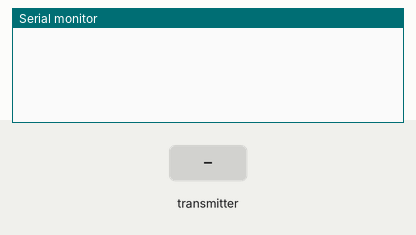
This program was run on a simulated ESP32. Parts: the last lines printed to the serial monitor. Inputs (shaded band) come from the test bench. WiFi joins after 1.5 s; servers stay silent unless stated.

Above: at 1.2 s.
1.3 s: the transmitter starts sending balance = 0
At 1.66 s:
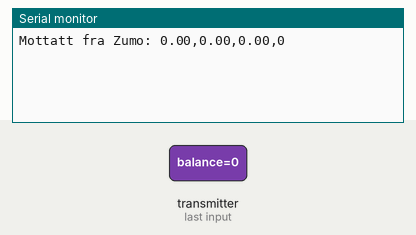
3.3 s: the transmitter starts sending speed = 25
At 3.66 s:
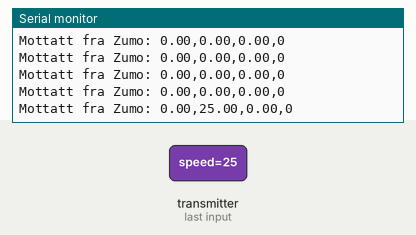
6.3 s: the transmitter starts sending batteryLevel = 25
At 6.66 s:
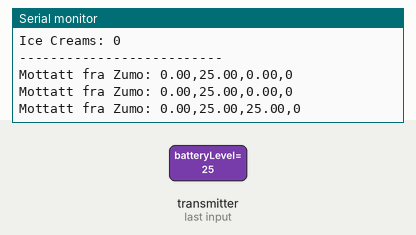
7.8 s: the transmitter starts sending balance = 100
At 8.16 s:
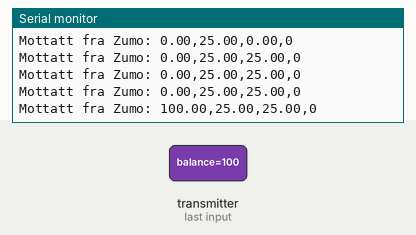
10.8 s: the transmitter starts sending iceCreams = 1024
At 11.16 s:
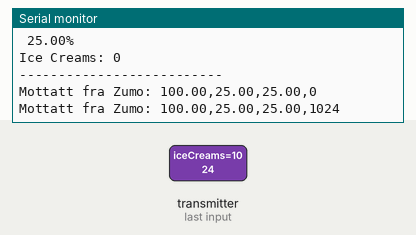
12.3 s: the transmitter starts sending speed = 100
At 12.66 s:
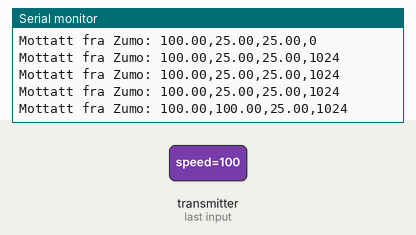
Timing chart, 0 to 15.3 s (numbered marks = the images above; inputs shaded):
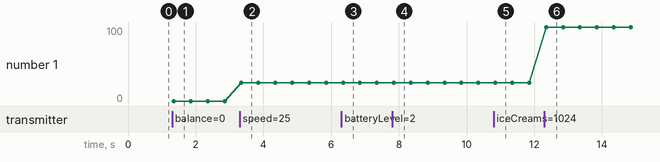

Measured:
- after the input at 1.3 s, the serial monitor: prints a new line after 0.05 s (image 1)
- after the input at 3.3 s, the serial monitor: prints a new line after 0.05 s (image 2)
- after the input at 6.3 s, the serial monitor: prints a new line after 0.05 s (image 3)
- after the input at 7.8 s, the serial monitor: prints a new line after 0.05 s (image 4)
- after the input at 10.8 s, the serial monitor: prints a new line after 0.05 s (image 5)
- after the input at 12.3 s, the serial monitor: prints a new line after 0.05 s (image 6)
- plotted number 1: 0 → 25 after the input at 3.3 s

The program:

main.cpp
```cpp
#include <esp_now.h>
#include <WiFi.h>
// #include <WebSocketsClient.h>

// WebSocketsClient webSocket;

// 1. MAC-ADRESSE TIL MOTTAKER
uint8_t zumoAddress[] = {0x84, 0x1F, 0xE8, 0x3A, 0x44, 0x28};
uint8_t lightAddress[] = {0x00, 0x4b, 0x12, 0x3c, 0x24, 0xc0};

void printIncomingData();

// Strukturer
typedef struct zumo_message {
    bool trafficLightGreen;
    char nextTurn;
    char posName;
} zumo_message;

typedef struct light_message {
    bool isGreen;
} light_message;

typedef struct receive_message {
    float balance;
    float speed;
    float batteryLevel;
    uint16_t iceCreams;
} receive_message;

zumo_message infoToZumo;
light_message infoToLight;
receive_message incomingInfo;
esp_now_peer_info_t peerInfo;

/*
// WebSocket Event Handler
void webSocketEvent(WStype_t type, uint8_t * payload, size_t length) {
  switch(type) {
    case WStype_DISCONNECTED:
      Serial.println("[WS] Disconnected!");
      break;
    case WStype_CONNECTED:
      Serial.println("[WS] Connected to RPi!");
      break;
    case WStype_TEXT:
      Serial.printf("[WS] Melding fra RPi: %s\n", payload);
      break;
  }
}
*/

// Callback når data er sendt
void OnDataSent(const uint8_t *mac_addr, esp_now_send_status_t status) {
  Serial.print("\r\nLast Packet Send Status:\t");
  Serial.println(status == ESP_NOW_SEND_SUCCESS ? "Delivery Success" : "Delivery Fail");
}

// Callback når data er mottatt
void OnDataRecv(const uint8_t * mac, const uint8_t *incomingData, int len) {
  memcpy(&incomingInfo, incomingData, sizeof(incomingInfo));

  // Serial.println-logikk for debugging
  String debugPayload = String(incomingInfo.balance) + "," +
                        String(incomingInfo.speed) + "," +
                        String(incomingInfo.batteryLevel) + "," +
                        String(incomingInfo.iceCreams);

  // webSocket.sendTXT(wsPayload);
  Serial.println("Mottatt fra Zumo: " + debugPayload);
}

void setup() {
  Serial.begin(115200);

  // WiFi mode må være STA for ESP-NOW
  WiFi.mode(WIFI_STA);

  /*
  WiFi.begin("Ditt_SSID", "Ditt_Passord");
  Serial.print("Kobler til WiFi...");
  while (WiFi.status() != WL_CONNECTED) {
    delay(500);
    Serial.print(".");
  }
  Serial.println("\nWiFi tilkoblet!");
  */

  // Initialiser ESP-NOW
  if (esp_now_init() != ESP_OK) {
    Serial.println("Error initializing ESP-NOW");
    return;
  }

  esp_now_register_send_cb(OnDataSent);
  esp_now_register_recv_cb(OnDataRecv);

  // Legg til peer
  memcpy(peerInfo.peer_addr, zumoAddress, 6);
  peerInfo.channel = 0;
  peerInfo.encrypt = false;
  if (esp_now_add_peer(&peerInfo) != ESP_OK) Serial.println("Feilet å legge til Zumo");

  // NYTT: Registrer Lyskryss som Peer
  memcpy(peerInfo.peer_addr, lightAddress, 6);
  if (esp_now_add_peer(&peerInfo) != ESP_OK) Serial.println("Feilet å legge til Lyskryss");

  /*
  // WebSocket setup
  webSocket.begin("192.168.x.x", 81, "/");
  webSocket.onEvent(webSocketEvent);
  webSocket.setReconnectInterval(5000);
  */
}

void loop() {
  // webSocket.loop();

  // Oppdater data som skal sendes


  static unsigned long lastSend = 0;
  if (millis() - lastSend > 5000) {
    lastSend = millis();

    // 1. OPPSETT AV DATA (Gjør dette først!)
    infoToZumo.trafficLightGreen = false;
    infoToZumo.nextTurn = 'L';
    infoToZumo.posName = 'H';

    infoToLight.isGreen = true;

    // 2. SEND DATA (Etter at verdiene er satt)
    esp_err_t resultZumo = esp_now_send(zumoAddress, (uint8_t *) &infoToZumo, sizeof(infoToZumo));
    esp_err_t resultLight = esp_now_send(lightAddress, (uint8_t *) &infoToLight, sizeof(infoToLight));

    // Debug-utskrift
    if (resultZumo == ESP_OK && resultLight == ESP_OK) {
      Serial.println("Begge meldingene ble sendt!");
    } else {
      Serial.println("En eller begge sendingene feilet.");
    }

    printIncomingData();
  }
}

void printIncomingData(){
  Serial.println("--- SISTE DATA MOTTATT ---");
  Serial.print("Balance: "); Serial.println(incomingInfo.balance);
  Serial.print("Speed: "); Serial.println(incomingInfo.speed);
  Serial.print("Battery: "); Serial.print(incomingInfo.batteryLevel); Serial.println("%");
  Serial.print("Ice Creams: "); Serial.println(incomingInfo.iceCreams);
  Serial.println("--------------------------");
}
```
